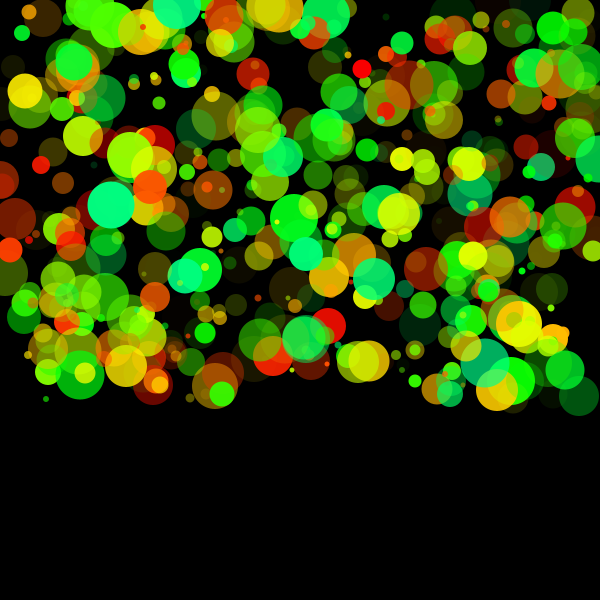
Frame 1 (no input)
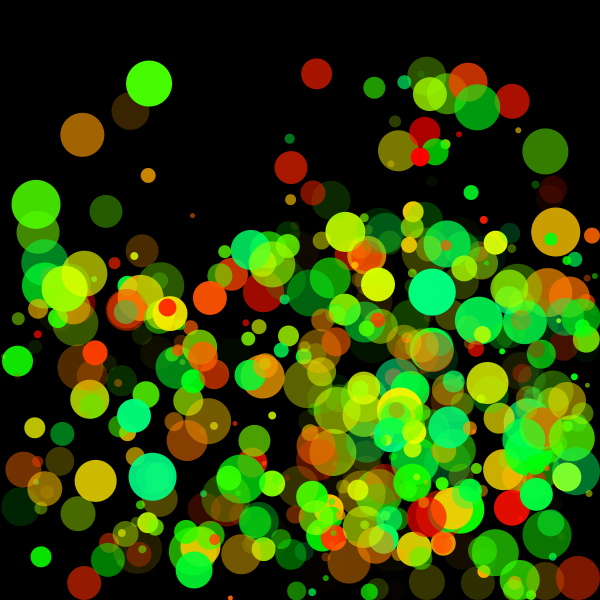
Frame 60 (the mouse pressed at the canvas centre just before this capture)
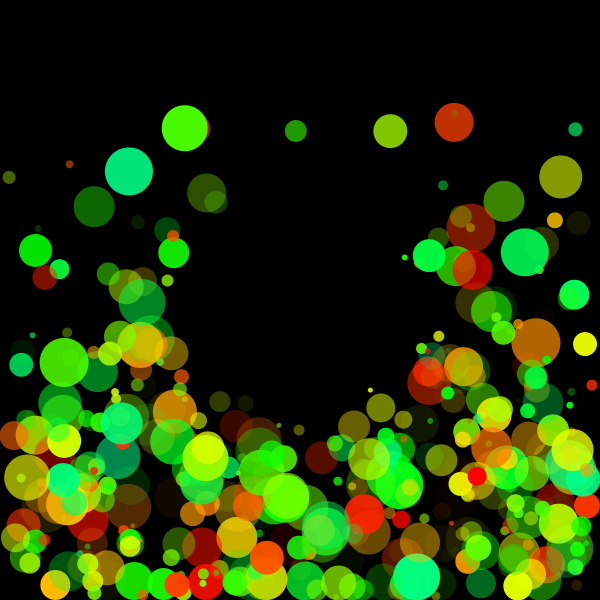
Frame 120 (the mouse held since frame 60 and released just before this capture)

The Processing sketch that drew these frames (run headless with seeded random() and noise(); from frame 60 on, the mouse is pressed at the canvas centre):

// Processing sketch: processing_105888
// ── processing_105888.pde

int numBalls = 500;
float[]posX=new float[numBalls];
float[]posY=new float[numBalls];
int[]diameter=new int[numBalls];
float[]speedx=new float[numBalls];
float[]speedy=new float[numBalls];
float[]gravity=new float[numBalls];
float[]hue=new float[numBalls];
int[]opacity=new int [numBalls];
float[] d= new float[numBalls];
int [] memory= new int [numBalls];
void setup() {
  size(600, 600);
  colorMode(HSB,width);
  for (int i=0;i<numBalls; i++) {
    posX[i] = int(random(0, width));
    posY[i] = int(random(0, height-200));
    diameter[i] = int(random(5, 50));
    speedx[i]=random(-3, 6);
    speedy[i]=random(-3, 6);
    gravity[i]=random(1,4);
    hue[i]=random(0,255);
    opacity[i]=int(random(0,width));
    memory[i] = opacity[i];   
  }
}

void draw() {
  background(0);
  noStroke();
  for (int i=0; i<numBalls; i++) {
    fill(hue[i],width,width,opacity[i]);
    moveCircle(i);
    bounce(i);
    speedy[i]=speedy[i]+gravity[i];
    d[i]=dist(mouseX, mouseY, posX[i], posY[i]);
    erase(i);
    }
  }

void erase(int i){ 
  if (d[i]<diameter[i]+100){
      opacity[i]=0; 
    }
  else{
  opacity[i]=memory[i];
  }
}

void moveCircle(int i) {
  ellipse(posX[i], posY[i], diameter[i], diameter[i]);
  posX[i]=posX[i]+speedx[i];
  posY[i]=posY[i]+speedy[i];
}


void bounce(int i) {
  if (posX[i]<diameter[i]/2) {
    speedx[i]=-speedx[i];
  }
  if (posX[i]>width-diameter[i]/2) {
    speedx[i]=-speedx[i];
  }
  if (posY[i]<diameter[i]/2) {
    speedy[i]=-speedy[i]*0.97;
  }
  if (posY[i]>height-diameter[i]/2) {
    speedy[i]=-speedy[i]*0.97;
    speedx[i]=speedx[i]*0.97;
  }
  if (posY[i]>=height-diameter[i]/2){
  posY[i]=height-diameter[i]/2;}
  
  if (posY[i]<=diameter[i]/2){
  posY[i]=diameter[i]/2;}
  
  if (posX[i]<=diameter[i]/2){
  posX[i]=diameter[i]/2;}
  
  if (posX[i]>=width-diameter[i]/2){
  posX[i]=width-diameter[i]/2;}
}
  
